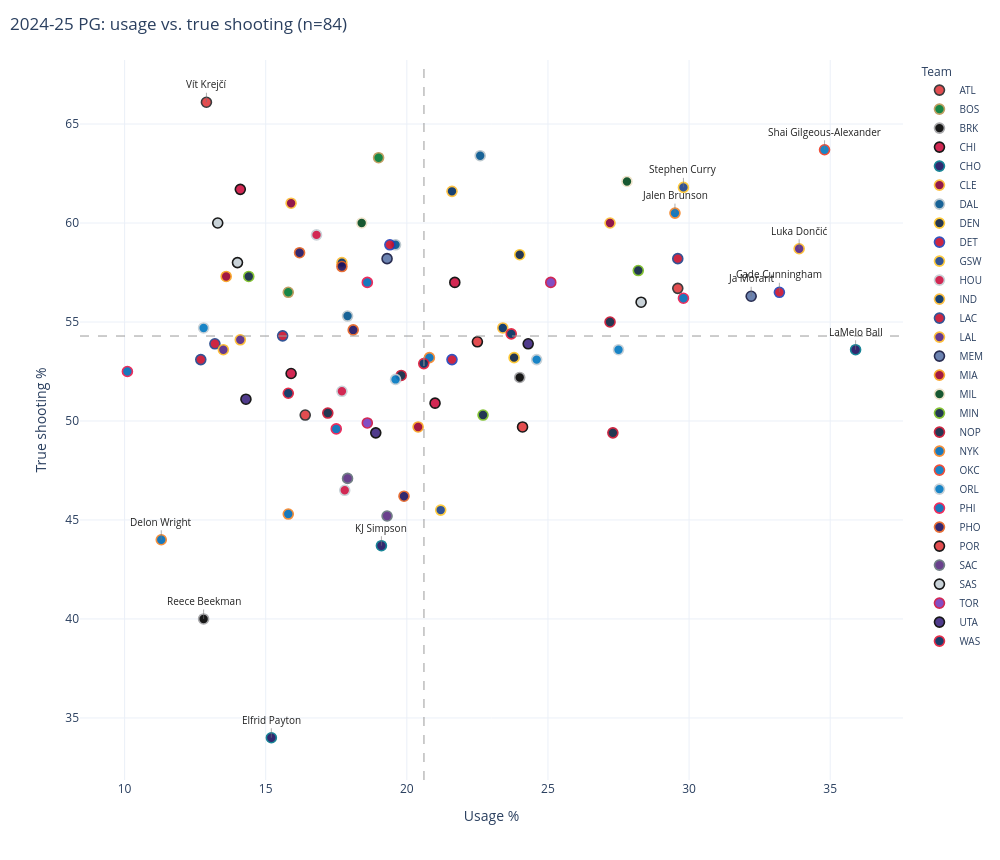

Notebook cell for this chart:
### Markdown cell above
### Positions

### Code cell
for pos in POSITIONS:
    plot_usage_ts_interactive(frames[2025], pos, relative=False).show()

### Figure 1 — Plotly figure (JSON) as saved in the notebook; plotly's stock layout.template omitted (floating-point values rounded to 4 significant figures)
{"data": [{"customdata": [["Trae Young", "ATL", "PG", 56.7, 2.408, 76.0, 36.0], ["Vít Krejčí", "ATL", "PG", 66.1, 11.81, 57.0, 20.2], ["Keaton Wallace", "ATL", "PG", 50.3, -3.992, 31.0, 16.2]], "hovertemplate": "<b>%{customdata[0]}</b> (%{customdata[1]}, %{customdata[2]})<br>Usage: %{x:.1f}%<br>TS: %{customdata[3]:.1f}%<br>TS vs. avg: %{customdata[4]:+.1f} pts<br>%{customdata[5]:.0f} games, %{customdata[6]:.1f} min/game<extra></extra>", "marker": {"color": "#E03A3E", "line": {"color": "#26282A", "width": 1.6}, "opacity": 0.9, "size": 10}, "mode": "markers", "name": "ATL", "type": "scatter", "x": [29.6, 12.9, 16.4], "y": [56.7, 66.1, 50.3]}, {"customdata": [["Payton Pritchard", "BOS", "PG", 63.3, 9.008, 80.0, 28.4], ["Jrue Holiday", "BOS", "PG", 56.5, 2.208, 62.0, 30.6]], "hovertemplate": "<b>%{customdata[0]}</b> (%{customdata[1]}, %{customdata[2]})<br>Usage: %{x:.1f}%<br>TS: %{customdata[3]:.1f}%<br>TS vs. avg: %{customdata[4]:+.1f} pts<br>%{customdata[5]:.0f} games, %{customdata[6]:.1f} min/game<extra></extra>", "marker": {"color": "#007A33", "line": {"color": "#BA9653", "width": 1.6}, "opacity": 0.9, "size": 10}, "mode": "markers", "name": "BOS", "type": "scatter", "x": [19.0, 15.8], "y": [63.3, 56.5]}, {"customdata": [["D'Angelo Russell", "BRK", "PG", 52.2, -2.092, 58.0, 25.5], ["Reece Beekman", "BRK", "PG", 40.0, -14.29, 36.0, 13.0]], "hovertemplate": "<b>%{customdata[0]}</b> (%{customdata[1]}, %{customdata[2]})<br>Usage: %{x:.1f}%<br>TS: %{customdata[3]:.1f}%<br>TS vs. avg: %{customdata[4]:+.1f} pts<br>%{customdata[5]:.0f} games, %{customdata[6]:.1f} min/game<extra></extra>", "marker": {"color": "#000000", "line": {"color": "#A1A1A4", "width": 1.6}, "opacity": 0.9, "size": 10}, "mode": "markers", "name": "BRK", "type": "scatter", "x": [24.0, 12.8], "y": [52.2, 40.0]}, {"customdata": [["Josh Giddey", "CHI", "PG", 57.0, 2.708, 70.0, 30.2], ["Tre Jones", "CHI", "PG", 61.7, 7.408, 46.0, 19.7], ["Lonzo Ball", "CHI", "PG", 52.4, -1.892, 35.0, 22.2], ["Jevon Carter", "CHI", "PG", 50.9, -3.392, 36.0, 8.9]], "hovertemplate": "<b>%{customdata[0]}</b> (%{customdata[1]}, %{customdata[2]})<br>Usage: %{x:.1f}%<br>TS: %{customdata[3]:.1f}%<br>TS vs. avg: %{customdata[4]:+.1f} pts<br>%{customdata[5]:.0f} games, %{customdata[6]:.1f} min/game<extra></extra>", "marker": {"color": "#CE1141", "line": {"color": "#000000", "width": 1.6}, "opacity": 0.9, "size": 10}, "mode": "markers", "name": "CHI", "type": "scatter", "x": [21.7, 14.1, 15.9, 21.0], "y": [57.0, 61.7, 52.4, 50.9]}, {"customdata": [["LaMelo Ball", "CHO", "PG", 53.6, -0.6917, 47.0, 32.0], ["KJ Simpson", "CHO", "PG", 43.7, -10.59, 36.0, 23.4], ["Elfrid Payton", "CHO", "PG", 34.0, -20.29, 24.0, 21.3]], "hovertemplate": "<b>%{customdata[0]}</b> (%{customdata[1]}, %{customdata[2]})<br>Usage: %{x:.1f}%<br>TS: %{customdata[3]:.1f}%<br>TS vs. avg: %{customdata[4]:+.1f} pts<br>%{customdata[5]:.0f} games, %{customdata[6]:.1f} min/game<extra></extra>", "marker": {"color": "#1D1160", "line": {"color": "#00788C", "width": 1.6}, "opacity": 0.9, "size": 10}, "mode": "markers", "name": "CHO", "type": "scatter", "x": [35.9, 19.1, 15.2], "y": [53.6, 43.7, 34.0]}, {"customdata": [["Darius Garland", "CLE", "PG", 60.0, 5.708, 75.0, 30.7], ["Craig Porter Jr.", "CLE", "PG", 61.0, 6.708, 51.0, 10.1]], "hovertemplate": "<b>%{customdata[0]}</b> (%{customdata[1]}, %{customdata[2]})<br>Usage: %{x:.1f}%<br>TS: %{customdata[3]:.1f}%<br>TS vs. avg: %{customdata[4]:+.1f} pts<br>%{customdata[5]:.0f} games, %{customdata[6]:.1f} min/game<extra></extra>", "marker": {"color": "#860038", "line": {"color": "#FDBB30", "width": 1.6}, "opacity": 0.9, "size": 10}, "mode": "markers", "name": "CLE", "type": "scatter", "x": [27.2, 15.9], "y": [60.0, 61.0]}, {"customdata": [["Spencer Dinwiddie", "DAL", "PG", 55.3, 1.008, 79.0, 27.0], ["Brandon Williams", "DAL", "PG", 63.4, 9.108, 33.0, 14.8], ["Danté Exum", "DAL", "PG", 58.9, 4.608, 20.0, 18.6]], "hovertemplate": "<b>%{customdata[0]}</b> (%{customdata[1]}, %{customdata[2]})<br>Usage: %{x:.1f}%<br>TS: %{customdata[3]:.1f}%<br>TS vs. avg: %{customdata[4]:+.1f} pts<br>%{customdata[5]:.0f} games, %{customdata[6]:.1f} min/game<extra></extra>", "marker": {"color": "#00538C", "line": {"color": "#B8C4CA", "width": 1.6}, "opacity": 0.9, "size": 10}, "mode": "markers", "name": "DAL", "type": "scatter", "x": [17.9, 22.6, 19.6], "y": [55.3, 63.4, 58.9]}, {"customdata": [["Jamal Murray", "DEN", "PG", 58.4, 4.108, 67.0, 36.1], ["Russell Westbrook", "DEN", "PG", 53.2, -1.092, 75.0, 27.9]], "hovertemplate": "<b>%{customdata[0]}</b> (%{customdata[1]}, %{customdata[2]})<br>Usage: %{x:.1f}%<br>TS: %{customdata[3]:.1f}%<br>TS vs. avg: %{customdata[4]:+.1f} pts<br>%{customdata[5]:.0f} games, %{customdata[6]:.1f} min/game<extra></extra>", "marker": {"color": "#0E2240", "line": {"color": "#FEC524", "width": 1.6}, "opacity": 0.9, "size": 10}, "mode": "markers", "name": "DEN", "type": "scatter", "x": [24.0, 23.8], "y": [58.4, 53.2]}, {"customdata": [["Cade Cunningham", "DET", "PG", 56.5, 2.208, 70.0, 35.0], ["Dennis Schröder", "DET", "PG", 53.1, -1.192, 75.0, 28.1], ["Marcus Sasser", "DET", "PG", 58.9, 4.608, 57.0, 14.2]], "hovertemplate": "<b>%{customdata[0]}</b> (%{customdata[1]}, %{customdata[2]})<br>Usage: %{x:.1f}%<br>TS: %{customdata[3]:.1f}%<br>TS vs. avg: %{customdata[4]:+.1f} pts<br>%{customdata[5]:.0f} games, %{customdata[6]:.1f} min/game<extra></extra>", "marker": {"color": "#C8102E", "line": {"color": "#1D42BA", "width": 1.6}, "opacity": 0.9, "size": 10}, "mode": "markers", "name": "DET", "type": "scatter", "x": [33.2, 21.6, 19.4], "y": [56.5, 53.1, 58.9]}, {"customdata": [["Stephen Curry", "GSW", "PG", 61.8, 7.508, 70.0, 32.2], ["Pat Spencer", "GSW", "PG", 45.5, -8.792, 39.0, 6.4]], "hovertemplate": "<b>%{customdata[0]}</b> (%{customdata[1]}, %{customdata[2]})<br>Usage: %{x:.1f}%<br>TS: %{customdata[3]:.1f}%<br>TS vs. avg: %{customdata[4]:+.1f} pts<br>%{customdata[5]:.0f} games, %{customdata[6]:.1f} min/game<extra></extra>", "marker": {"color": "#1D428A", "line": {"color": "#FFC72C", "width": 1.6}, "opacity": 0.9, "size": 10}, "mode": "markers", "name": "GSW", "type": "scatter", "x": [29.8, 21.2], "y": [61.8, 45.5]}, {"customdata": [["Fred VanVleet", "HOU", "PG", 51.5, -2.792, 60.0, 35.2], ["Aaron Holiday", "HOU", "PG", 59.4, 5.108, 62.0, 12.8], ["Reed Sheppard", "HOU", "PG", 46.5, -7.792, 52.0, 12.6]], "hovertemplate": "<b>%{customdata[0]}</b> (%{customdata[1]}, %{customdata[2]})<br>Usage: %{x:.1f}%<br>TS: %{customdata[3]:.1f}%<br>TS vs. avg: %{customdata[4]:+.1f} pts<br>%{customdata[5]:.0f} games, %{customdata[6]:.1f} min/game<extra></extra>", "marker": {"color": "#CE1141", "line": {"color": "#C4CED4", "width": 1.6}, "opacity": 0.9, "size": 10}, "mode": "markers", "name": "HOU", "type": "scatter", "x": [17.7, 16.8, 17.8], "y": [51.5, 59.4, 46.5]}, {"customdata": [["Tyrese Haliburton", "IND", "PG", 61.6, 7.308, 73.0, 33.6], ["T.J. McConnell", "IND", "PG", 54.7, 0.4083, 79.0, 17.9], ["Quenton Jackson", "IND", "PG", 58.0, 3.708, 28.0, 13.6]], "hovertemplate": "<b>%{customdata[0]}</b> (%{customdata[1]}, %{customdata[2]})<br>Usage: %{x:.1f}%<br>TS: %{customdata[3]:.1f}%<br>TS vs. avg: %{customdata[4]:+.1f} pts<br>%{customdata[5]:.0f} games, %{customdata[6]:.1f} min/game<extra></extra>", "marker": {"color": "#002D62", "line": {"color": "#FDBB30", "width": 1.6}, "opacity": 0.9, "size": 10}, "mode": "markers", "name": "IND", "type": "scatter", "x": [21.6, 23.4, 17.7], "y": [61.6, 54.7, 58.0]}, {"customdata": [["James Harden", "LAC", "PG", 58.2, 3.908, 79.0, 35.3], ["Kris Dunn", "LAC", "PG", 53.1, -1.192, 74.0, 24.1], ["Ben Simmons", "LAC", "PG", 53.9, -0.3917, 51.0, 22.0], ["Patty Mills", "LAC", "PG", 54.3, 0.008333, 29.0, 11.1]], "hovertemplate": "<b>%{customdata[0]}</b> (%{customdata[1]}, %{customdata[2]})<br>Usage: %{x:.1f}%<br>TS: %{customdata[3]:.1f}%<br>TS vs. avg: %{customdata[4]:+.1f} pts<br>%{customdata[5]:.0f} games, %{customdata[6]:.1f} min/game<extra></extra>", "marker": {"color": "#C8102E", "line": {"color": "#1D428A", "width": 1.6}, "opacity": 0.9, "size": 10}, "mode": "markers", "name": "LAC", "type": "scatter", "x": [29.6, 12.7, 13.2, 15.6], "y": [58.2, 53.1, 53.9, 54.3]}, {"customdata": [["Luka Dončić", "LAL", "PG", 58.7, 4.408, 50.0, 35.4], ["Gabe Vincent", "LAL", "PG", 53.6, -0.6917, 72.0, 21.2], ["Jordan Goodwin", "LAL", "PG", 54.1, -0.1917, 29.0, 18.7]], "hovertemplate": "<b>%{customdata[0]}</b> (%{customdata[1]}, %{customdata[2]})<br>Usage: %{x:.1f}%<br>TS: %{customdata[3]:.1f}%<br>TS vs. avg: %{customdata[4]:+.1f} pts<br>%{customdata[5]:.0f} games, %{customdata[6]:.1f} min/game<extra></extra>", "marker": {"color": "#552583", "line": {"color": "#FDB927", "width": 1.6}, "opacity": 0.9, "size": 10}, "mode": "markers", "name": "LAL", "type": "scatter", "x": [33.9, 13.5, 14.1], "y": [58.7, 53.6, 54.1]}, {"customdata": [["Scotty Pippen Jr.", "MEM", "PG", 58.2, 3.908, 79.0, 21.3], ["Ja Morant", "MEM", "PG", 56.3, 2.008, 50.0, 30.4]], "hovertemplate": "<b>%{customdata[0]}</b> (%{customdata[1]}, %{customdata[2]})<br>Usage: %{x:.1f}%<br>TS: %{customdata[3]:.1f}%<br>TS vs. avg: %{customdata[4]:+.1f} pts<br>%{customdata[5]:.0f} games, %{customdata[6]:.1f} min/game<extra></extra>", "marker": {"color": "#5D76A9", "line": {"color": "#12173F", "width": 1.6}, "opacity": 0.9, "size": 10}, "mode": "markers", "name": "MEM", "type": "scatter", "x": [19.3, 32.2], "y": [58.2, 56.3]}, {"customdata": [["Davion Mitchell", "MIA", "PG", 57.3, 3.008, 74.0, 27.4], ["Terry Rozier", "MIA", "PG", 49.7, -4.592, 64.0, 25.9]], "hovertemplate": "<b>%{customdata[0]}</b> (%{customdata[1]}, %{customdata[2]})<br>Usage: %{x:.1f}%<br>TS: %{customdata[3]:.1f}%<br>TS vs. avg: %{customdata[4]:+.1f} pts<br>%{customdata[5]:.0f} games, %{customdata[6]:.1f} min/game<extra></extra>", "marker": {"color": "#98002E", "line": {"color": "#F9A01B", "width": 1.6}, "opacity": 0.9, "size": 10}, "mode": "markers", "name": "MIA", "type": "scatter", "x": [13.6, 20.4], "y": [57.3, 49.7]}, {"customdata": [["Damian Lillard", "MIL", "PG", 62.1, 7.808, 58.0, 36.1], ["Ryan Rollins", "MIL", "PG", 60.0, 5.708, 56.0, 14.6]], "hovertemplate": "<b>%{customdata[0]}</b> (%{customdata[1]}, %{customdata[2]})<br>Usage: %{x:.1f}%<br>TS: %{customdata[3]:.1f}%<br>TS vs. avg: %{customdata[4]:+.1f} pts<br>%{customdata[5]:.0f} games, %{customdata[6]:.1f} min/game<extra></extra>", "marker": {"color": "#00471B", "line": {"color": "#EEE1C6", "width": 1.6}, "opacity": 0.9, "size": 10}, "mode": "markers", "name": "MIL", "type": "scatter", "x": [27.8, 18.4], "y": [62.1, 60.0]}, {"customdata": [["Mike Conley", "MIN", "PG", 57.3, 3.008, 71.0, 24.7], ["Rob Dillingham", "MIN", "PG", 50.3, -3.992, 49.0, 10.5], ["Bones Hyland", "MIN", "PG", 57.6, 3.308, 24.0, 10.0]], "hovertemplate": "<b>%{customdata[0]}</b> (%{customdata[1]}, %{customdata[2]})<br>Usage: %{x:.1f}%<br>TS: %{customdata[3]:.1f}%<br>TS vs. avg: %{customdata[4]:+.1f} pts<br>%{customdata[5]:.0f} games, %{customdata[6]:.1f} min/game<extra></extra>", "marker": {"color": "#0C2340", "line": {"color": "#78BE20", "width": 1.6}, "opacity": 0.9, "size": 10}, "mode": "markers", "name": "MIN", "type": "scatter", "x": [14.4, 22.7, 28.2], "y": [57.3, 50.3, 57.6]}, {"customdata": [["CJ McCollum", "NOP", "PG", 55.0, 0.7083, 56.0, 32.7], ["Jose Alvarado", "NOP", "PG", 52.3, -1.992, 56.0, 24.4], ["Dejounte Murray", "NOP", "PG", 49.4, -4.892, 31.0, 32.6], ["Bruce Brown", "NOP", "PG", 50.4, -3.892, 41.0, 22.5]], "hovertemplate": "<b>%{customdata[0]}</b> (%{customdata[1]}, %{customdata[2]})<br>Usage: %{x:.1f}%<br>TS: %{customdata[3]:.1f}%<br>TS vs. avg: %{customdata[4]:+.1f} pts<br>%{customdata[5]:.0f} games, %{customdata[6]:.1f} min/game<extra></extra>", "marker": {"color": "#0C2340", "line": {"color": "#C8102E", "width": 1.6}, "opacity": 0.9, "size": 10}, "mode": "markers", "name": "NOP", "type": "scatter", "x": [27.2, 19.8, 27.3, 17.2], "y": [55.0, 52.3, 49.4, 50.4]}, {"customdata": [["Jalen Brunson", "NYK", "PG", 60.5, 6.208, 65.0, 35.4], ["Cameron Payne", "NYK", "PG", 53.2, -1.092, 72.0, 15.1], ["Delon Wright", "NYK", "PG", 44.0, -10.29, 40.0, 15.9], ["Tyler Kolek", "NYK", "PG", 45.3, -8.992, 41.0, 7.2]], "hovertemplate": "<b>%{customdata[0]}</b> (%{customdata[1]}, %{customdata[2]})<br>Usage: %{x:.1f}%<br>TS: %{customdata[3]:.1f}%<br>TS vs. avg: %{customdata[4]:+.1f} pts<br>%{customdata[5]:.0f} games, %{customdata[6]:.1f} min/game<extra></extra>", "marker": {"color": "#006BB6", "line": {"color": "#F58426", "width": 1.6}, "opacity": 0.9, "size": 10}, "mode": "markers", "name": "NYK", "type": "scatter", "x": [29.5, 20.8, 11.3, 15.8], "y": [60.5, 53.2, 44.0, 45.3]}, {"customdata": [["Shai Gilgeous-Alexander", "OKC", "PG", 63.7, 9.408, 76.0, 34.2]], "hovertemplate": "<b>%{customdata[0]}</b> (%{customdata[1]}, %{customdata[2]})<br>Usage: %{x:.1f}%<br>TS: %{customdata[3]:.1f}%<br>TS vs. avg: %{customdata[4]:+.1f} pts<br>%{customdata[5]:.0f} games, %{customdata[6]:.1f} min/game<extra></extra>", "marker": {"color": "#007AC1", "line": {"color": "#EF3B24", "width": 1.6}, "opacity": 0.9, "size": 10}, "mode": "markers", "name": "OKC", "type": "scatter", "x": [34.8], "y": [63.7]}, {"customdata": [["Anthony Black", "ORL", "PG", 52.1, -2.192, 78.0, 24.2], ["Cole Anthony", "ORL", "PG", 53.1, -1.192, 67.0, 18.4], ["Jalen Suggs", "ORL", "PG", 53.6, -0.6917, 35.0, 28.6], ["Cory Joseph", "ORL", "PG", 54.7, 0.4083, 50.0, 12.2]], "hovertemplate": "<b>%{customdata[0]}</b> (%{customdata[1]}, %{customdata[2]})<br>Usage: %{x:.1f}%<br>TS: %{customdata[3]:.1f}%<br>TS vs. avg: %{customdata[4]:+.1f} pts<br>%{customdata[5]:.0f} games, %{customdata[6]:.1f} min/game<extra></extra>", "marker": {"color": "#0077C0", "line": {"color": "#C4CED4", "width": 1.6}, "opacity": 0.9, "size": 10}, "mode": "markers", "name": "ORL", "type": "scatter", "x": [19.6, 24.6, 27.5, 12.8], "y": [52.1, 53.1, 53.6, 54.7]}, {"customdata": [["Tyrese Maxey", "PHI", "PG", 56.2, 1.908, 52.0, 37.7], ["Kyle Lowry", "PHI", "PG", 52.5, -1.792, 35.0, 18.8], ["Jeff Dowtin Jr.", "PHI", "PG", 57.0, 2.708, 41.0, 15.1], ["Reggie Jackson", "PHI", "PG", 49.6, -4.692, 31.0, 12.4]], "hovertemplate": "<b>%{customdata[0]}</b> (%{customdata[1]}, %{customdata[2]})<br>Usage: %{x:.1f}%<br>TS: %{customdata[3]:.1f}%<br>TS vs. avg: %{customdata[4]:+.1f} pts<br>%{customdata[5]:.0f} games, %{customdata[6]:.1f} min/game<extra></extra>", "marker": {"color": "#006BB6", "line": {"color": "#ED174C", "width": 1.6}, "opacity": 0.9, "size": 10}, "mode": "markers", "name": "PHI", "type": "scatter", "x": [29.8, 10.1, 18.6, 17.5], "y": [56.2, 52.5, 57.0, 49.6]}, {"customdata": [["Tyus Jones", "PHO", "PG", 58.5, 4.208, 81.0, 26.8], ["Vasilije Micić", "PHO", "PG", 46.2, -8.092, 41.0, 19.1], ["Monte Morris", "PHO", "PG", 54.6, 0.3083, 45.0, 12.7], ["Collin Gillespie", "PHO", "PG", 57.8, 3.508, 33.0, 14.0]], "hovertemplate": "<b>%{customdata[0]}</b> (%{customdata[1]}, %{customdata[2]})<br>Usage: %{x:.1f}%<br>TS: %{customdata[3]:.1f}%<br>TS vs. avg: %{customdata[4]:+.1f} pts<br>%{customdata[5]:.0f} games, %{customdata[6]:.1f} min/game<extra></extra>", "marker": {"color": "#1D1160", "line": {"color": "#E56020", "width": 1.6}, "opacity": 0.9, "size": 10}, "mode": "markers", "name": "PHO", "type": "scatter", "x": [16.2, 19.9, 18.1, 17.7], "y": [58.5, 46.2, 54.6, 57.8]}, {"customdata": [["Scoot Henderson", "POR", "PG", 54.0, -0.2917, 66.0, 26.7], ["Dalano Banton", "POR", "PG", 49.7, -4.592, 67.0, 16.7]], "hovertemplate": "<b>%{customdata[0]}</b> (%{customdata[1]}, %{customdata[2]})<br>Usage: %{x:.1f}%<br>TS: %{customdata[3]:.1f}%<br>TS vs. avg: %{customdata[4]:+.1f} pts<br>%{customdata[5]:.0f} games, %{customdata[6]:.1f} min/game<extra></extra>", "marker": {"color": "#E03A3E", "line": {"color": "#000000", "width": 1.6}, "opacity": 0.9, "size": 10}, "mode": "markers", "name": "POR", "type": "scatter", "x": [22.5, 24.1], "y": [54.0, 49.7]}, {"customdata": [["Devin Carter", "SAC", "PG", 47.1, -7.192, 36.0, 11.0], ["Markelle Fultz", "SAC", "PG", 45.2, -9.092, 21.0, 8.8]], "hovertemplate": "<b>%{customdata[0]}</b> (%{customdata[1]}, %{customdata[2]})<br>Usage: %{x:.1f}%<br>TS: %{customdata[3]:.1f}%<br>TS vs. avg: %{customdata[4]:+.1f} pts<br>%{customdata[5]:.0f} games, %{customdata[6]:.1f} min/game<extra></extra>", "marker": {"color": "#5A2D81", "line": {"color": "#63727A", "width": 1.6}, "opacity": 0.9, "size": 10}, "mode": "markers", "name": "SAC", "type": "scatter", "x": [17.9, 19.3], "y": [47.1, 45.2]}, {"customdata": [["Chris Paul", "SAS", "PG", 58.0, 3.708, 82.0, 28.0], ["De'Aaron Fox", "SAS", "PG", 56.0, 1.708, 62.0, 36.1], ["Jordan McLaughlin", "SAS", "PG", 60.0, 5.708, 46.0, 6.8]], "hovertemplate": "<b>%{customdata[0]}</b> (%{customdata[1]}, %{customdata[2]})<br>Usage: %{x:.1f}%<br>TS: %{customdata[3]:.1f}%<br>TS vs. avg: %{customdata[4]:+.1f} pts<br>%{customdata[5]:.0f} games, %{customdata[6]:.1f} min/game<extra></extra>", "marker": {"color": "#C4CED4", "line": {"color": "#000000", "width": 1.6}, "opacity": 0.9, "size": 10}, "mode": "markers", "name": "SAS", "type": "scatter", "x": [14.0, 28.3, 13.3], "y": [58.0, 56.0, 60.0]}, {"customdata": [["Jamal Shead", "TOR", "PG", 49.9, -4.392, 75.0, 19.6], ["Immanuel Quickley", "TOR", "PG", 57.0, 2.708, 33.0, 27.8]], "hovertemplate": "<b>%{customdata[0]}</b> (%{customdata[1]}, %{customdata[2]})<br>Usage: %{x:.1f}%<br>TS: %{customdata[3]:.1f}%<br>TS vs. avg: %{customdata[4]:+.1f} pts<br>%{customdata[5]:.0f} games, %{customdata[6]:.1f} min/game<extra></extra>", "marker": {"color": "#753BBD", "line": {"color": "#CE1141", "width": 1.6}, "opacity": 0.9, "size": 10}, "mode": "markers", "name": "TOR", "type": "scatter", "x": [18.6, 25.1], "y": [49.9, 57.0]}, {"customdata": [["Keyonte George", "UTA", "PG", 53.9, -0.3917, 67.0, 31.5], ["Isaiah Collier", "UTA", "PG", 49.4, -4.892, 71.0, 25.9], ["Jaden Springer", "UTA", "PG", 51.1, -3.192, 43.0, 8.5]], "hovertemplate": "<b>%{customdata[0]}</b> (%{customdata[1]}, %{customdata[2]})<br>Usage: %{x:.1f}%<br>TS: %{customdata[3]:.1f}%<br>TS vs. avg: %{customdata[4]:+.1f} pts<br>%{customdata[5]:.0f} games, %{customdata[6]:.1f} min/game<extra></extra>", "marker": {"color": "#3E2680", "line": {"color": "#000000", "width": 1.6}, "opacity": 0.9, "size": 10}, "mode": "markers", "name": "UTA", "type": "scatter", "x": [24.3, 18.9, 14.3], "y": [53.9, 49.4, 51.1]}, {"customdata": [["Bub Carrington", "WAS", "PG", 51.4, -2.892, 82.0, 30.0], ["Marcus Smart", "WAS", "PG", 52.9, -1.392, 34.0, 20.0], ["Malcolm Brogdon", "WAS", "PG", 54.4, 0.1083, 24.0, 23.5]], "hovertemplate": "<b>%{customdata[0]}</b> (%{customdata[1]}, %{customdata[2]})<br>Usage: %{x:.1f}%<br>TS: %{customdata[3]:.1f}%<br>TS vs. avg: %{customdata[4]:+.1f} pts<br>%{customdata[5]:.0f} games, %{customdata[6]:.1f} min/game<extra></extra>", "marker": {"color": "#002B5C", "line": {"color": "#E31837", "width": 1.6}, "opacity": 0.9, "size": 10}, "mode": "markers", "name": "WAS", "type": "scatter", "x": [15.8, 20.6, 23.7], "y": [51.4, 52.9, 54.4]}], "layout": {"annotations": [{"arrowcolor": "#777777", "arrowhead": 0, "arrowwidth": 0.6, "ax": 0, "ay": -18, "font": {"color": "#222222", "size": 10}, "showarrow": true, "text": "Elfrid Payton", "x": 15.2, "y": 34.0}, {"arrowcolor": "#777777", "arrowhead": 0, "arrowwidth": 0.6, "ax": 0, "ay": -18, "font": {"color": "#222222", "size": 10}, "showarrow": true, "text": "Shai Gilgeous-Alexander", "x": 34.8, "y": 63.7}, {"arrowcolor": "#777777", "arrowhead": 0, "arrowwidth": 0.6, "ax": 0, "ay": -18, "font": {"color": "#222222", "size": 10}, "showarrow": true, "text": "Reece Beekman", "x": 12.8, "y": 40.0}, {"arrowcolor": "#777777", "arrowhead": 0, "arrowwidth": 0.6, "ax": 0, "ay": -18, "font": {"color": "#222222", "size": 10}, "showarrow": true, "text": "LaMelo Ball", "x": 35.9, "y": 53.6}, {"arrowcolor": "#777777", "arrowhead": 0, "arrowwidth": 0.6, "ax": 0, "ay": -18, "font": {"color": "#222222", "size": 10}, "showarrow": true, "text": "Vít Krejčí", "x": 12.9, "y": 66.1}, {"arrowcolor": "#777777", "arrowhead": 0, "arrowwidth": 0.6, "ax": 0, "ay": -18, "font": {"color": "#222222", "size": 10}, "showarrow": true, "text": "Delon Wright", "x": 11.3, "y": 44.0}, {"arrowcolor": "#777777", "arrowhead": 0, "arrowwidth": 0.6, "ax": 0, "ay": -18, "font": {"color": "#222222", "size": 10}, "showarrow": true, "text": "Luka Dončić", "x": 33.9, "y": 58.7}, {"arrowcolor": "#777777", "arrowhead": 0, "arrowwidth": 0.6, "ax": 0, "ay": -18, "font": {"color": "#222222", "size": 10}, "showarrow": true, "text": "Cade Cunningham", "x": 33.2, "y": 56.5}, {"arrowcolor": "#777777", "arrowhead": 0, "arrowwidth": 0.6, "ax": 0, "ay": -18, "font": {"color": "#222222", "size": 10}, "showarrow": true, "text": "Stephen Curry", "x": 29.8, "y": 61.8}, {"arrowcolor": "#777777", "arrowhead": 0, "arrowwidth": 0.6, "ax": 0, "ay": -18, "font": {"color": "#222222", "size": 10}, "showarrow": true, "text": "Ja Morant", "x": 32.2, "y": 56.3}, {"arrowcolor": "#777777", "arrowhead": 0, "arrowwidth": 0.6, "ax": 0, "ay": -18, "font": {"color": "#222222", "size": 10}, "showarrow": true, "text": "KJ Simpson", "x": 19.1, "y": 43.7}, {"arrowcolor": "#777777", "arrowhead": 0, "arrowwidth": 0.6, "ax": 0, "ay": -18, "font": {"color": "#222222", "size": 10}, "showarrow": true, "text": "Jalen Brunson", "x": 29.5, "y": 60.5}], "height": 860, "hoverlabel": {"bgcolor": "white"}, "legend": {"font": {"size": 10}, "title": {"text": "Team"}, "tracegroupgap": 0}, "margin": {"t": 60}, "shapes": [{"line": {"color": "#9a9a9a", "dash": "dash", "width": 1}, "type": "line", "x0": 0, "x1": 1, "xref": "x domain", "y0": 54.29, "y1": 54.29, "yref": "y"}, {"line": {"color": "#9a9a9a", "dash": "dash", "width": 1}, "type": "line", "x0": 20.61, "x1": 20.61, "xref": "x", "y0": 0, "y1": 1, "yref": "y domain"}], "title": {"text": "2024-25 PG: usage vs. true shooting (n=84)", "x": 0.01}, "width": 1000, "xaxis": {"title": {"text": "Usage %"}}, "yaxis": {"title": {"text": "True shooting %"}}}}
